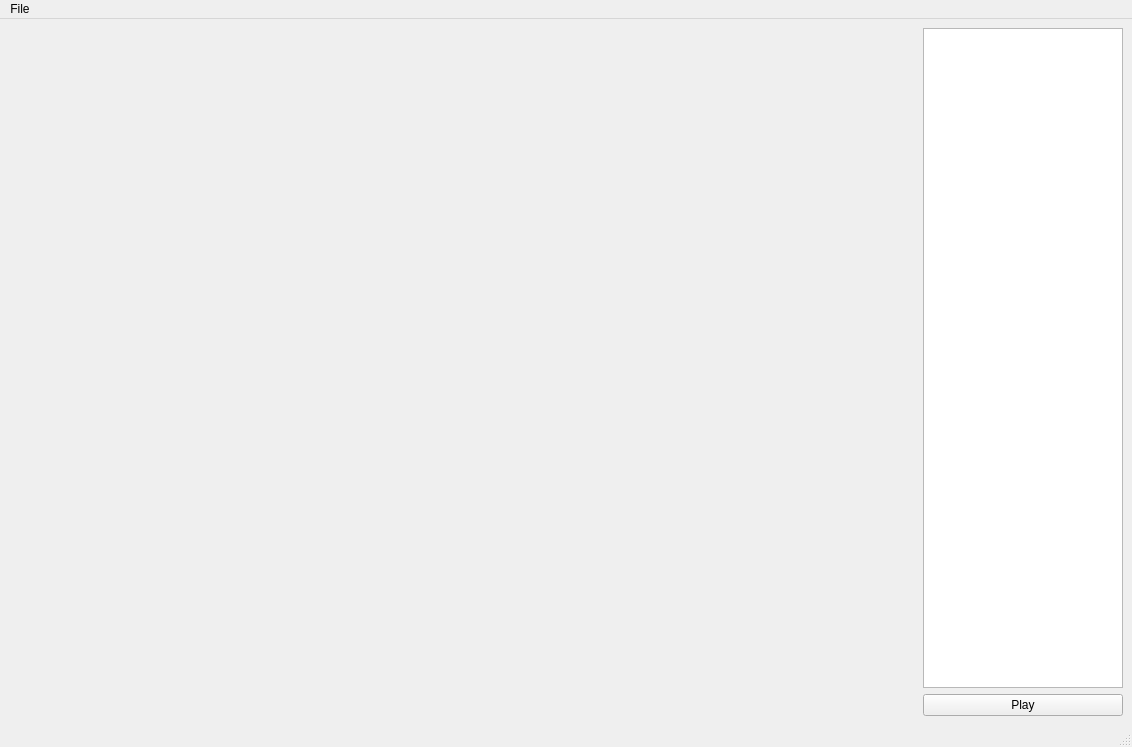
<?xml version="1.0" encoding="UTF-8"?>
<ui version="4.0">
 <class>MainWindow</class>
 <widget class="QMainWindow" name="MainWindow">
  <property name="geometry">
   <rect>
    <x>0</x>
    <y>0</y>
    <width>1132</width>
    <height>747</height>
   </rect>
  </property>
  <property name="windowTitle">
   <string>MainWindow</string>
  </property>
  <widget class="QWidget" name="centralwidget">
   <layout class="QHBoxLayout" name="horizontalLayout">
    <item>
     <layout class="QVBoxLayout" name="mplvl">
      <item>
       <widget class="QWidget" name="signal_fig" native="true">
        <property name="sizePolicy">
         <sizepolicy hsizetype="Expanding" vsizetype="Preferred">
          <horstretch>0</horstretch>
          <verstretch>0</verstretch>
         </sizepolicy>
        </property>
       </widget>
      </item>
      <item>
       <widget class="QWidget" name="fft_fig" native="true"/>
      </item>
     </layout>
    </item>
    <item>
     <layout class="QVBoxLayout" name="verticalLayout_2">
      <item>
       <widget class="QListWidget" name="play_list">
        <property name="sizePolicy">
         <sizepolicy hsizetype="Maximum" vsizetype="Expanding">
          <horstretch>0</horstretch>
          <verstretch>0</verstretch>
         </sizepolicy>
        </property>
        <property name="maximumSize">
         <size>
          <width>200</width>
          <height>16777215</height>
         </size>
        </property>
       </widget>
      </item>
      <item>
       <widget class="QPushButton" name="play_button">
        <property name="text">
         <string>Play</string>
        </property>
       </widget>
      </item>
     </layout>
    </item>
   </layout>
  </widget>
  <widget class="QMenuBar" name="menubar">
   <property name="geometry">
    <rect>
     <x>0</x>
     <y>0</y>
     <width>1132</width>
     <height>21</height>
    </rect>
   </property>
   <widget class="QMenu" name="menuFile">
    <property name="title">
     <string>File</string>
    </property>
    <addaction name="actionOpen"/>
    <addaction name="actionClear"/>
    <addaction name="actionExport_wav"/>
    <addaction name="actionCalibrate"/>
   </widget>
   <addaction name="menuFile"/>
  </widget>
  <widget class="QStatusBar" name="statusbar"/>
  <action name="actionOpen">
   <property name="text">
    <string>Open</string>
   </property>
  </action>
  <action name="actionClear">
   <property name="text">
    <string>Clear</string>
   </property>
  </action>
  <action name="actionExport_Wav">
   <property name="text">
    <string>Export Wav</string>
   </property>
  </action>
  <action name="actionExport_wav">
   <property name="text">
    <string>Export wav</string>
   </property>
  </action>
  <action name="actionCalibrate">
   <property name="text">
    <string>Calibrate</string>
   </property>
  </action>
 </widget>
 <resources/>
 <connections/>
</ui>
